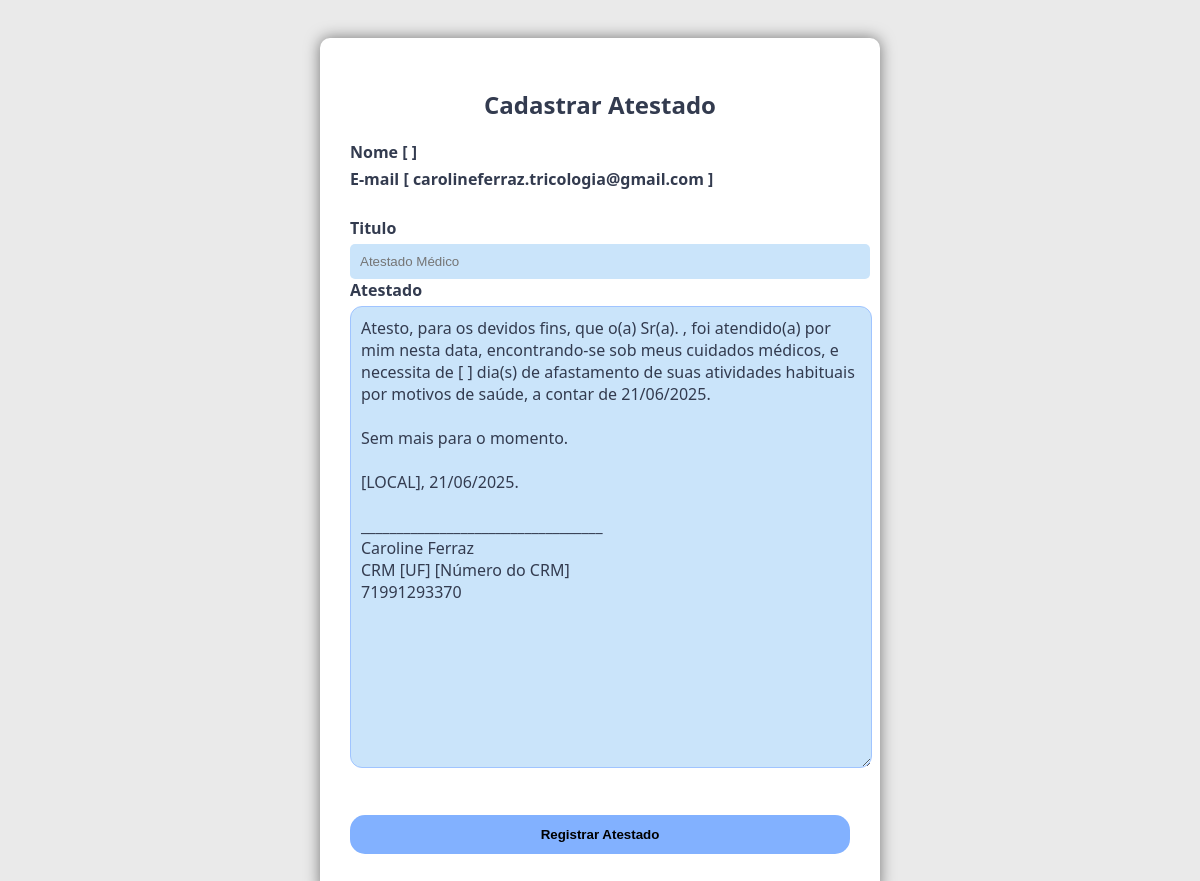
/painel/atestado_criar.php?email=carolineferraz.tricologia@gmail.com (signed in), run on an earlier commit of the app's database.
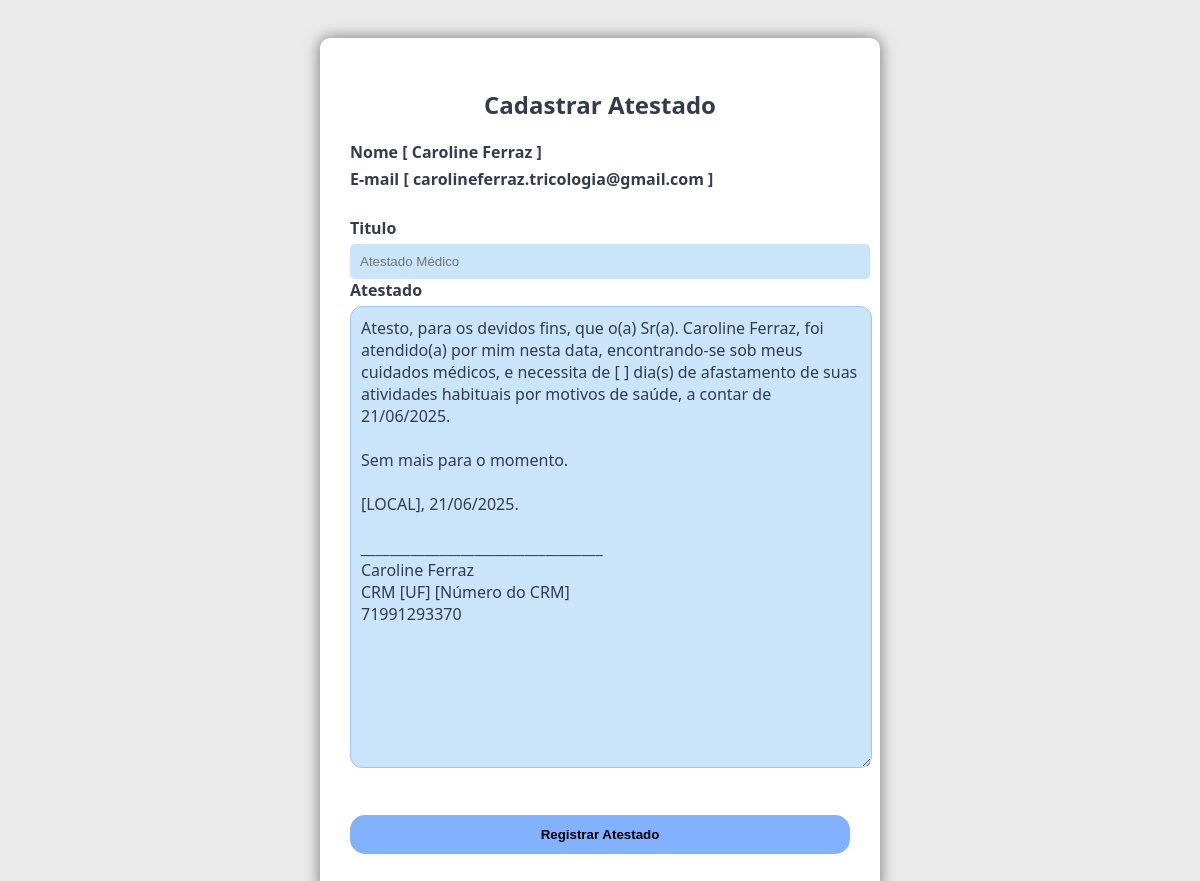
And on a later commit of the database.
### tables this page shows
CREATE TABLE `configuracoes` (
  `id` int(11) NOT NULL,
  `token_emp` varchar(50) DEFAULT NULL,
  `config_empresa` varchar(30) DEFAULT NULL,
  `config_email` varchar(35) DEFAULT NULL,
  `config_telefone` varchar(18) DEFAULT NULL,
  `config_cnpj` varchar(18) DEFAULT NULL,
  `config_limitedia` int(5) DEFAULT NULL,
  `config_limitepax` int(5) DEFAULT NULL,
  `config_endereco` mediumtext DEFAULT NULL,
  `config_msg_confirmacao` mediumtext DEFAULT NULL,
  `config_msg_cancelamento` mediumtext DEFAULT NULL,
  `config_msg_finalizar` mediumtext DEFAULT NULL,
  `config_msg_lembrete` mediumtext DEFAULT NULL,
  `config_msg_aniversario` mediumtext DEFAULT NULL,
  `atendimento_hora_comeco` time(6) DEFAULT NULL,
  `atendimento_hora_fim` time(6) DEFAULT NULL,
  `atendimento_hora_intervalo` int(3) DEFAULT NULL,
  `atendimento_dia_max` date DEFAULT NULL,
  `config_dia_segunda` int(1) DEFAULT NULL,
  `config_dia_terca` int(1) DEFAULT NULL,
  `config_dia_quarta` int(1) DEFAULT NULL,
  `config_dia_quinta` int(1) DEFAULT NULL,
  `config_dia_sexta` int(1) DEFAULT NULL,
  `config_dia_sabado` int(1) DEFAULT NULL,
  `config_dia_domingo` int(1) DEFAULT NULL,
  `envio_whatsapp` varchar(15) DEFAULT NULL,
  `envio_email` varchar(15) DEFAULT NULL,
  `is_segunda` int(1) NOT NULL DEFAULT 0,
  `is_terca` int(1) NOT NULL DEFAULT 0,
  `is_quarta` int(1) NOT NULL DEFAULT 0,
  `is_quinta` int(1) NOT NULL DEFAULT 0,
  `is_sexta` int(1) NOT NULL DEFAULT 0,
  `is_sabado` int(1) NOT NULL DEFAULT 0,
  `is_domingo` int(1) NOT NULL DEFAULT 0,
  `lembrete_auto_time` time NOT NULL DEFAULT '09:00:00'
);

CREATE TABLE `painel_users` (
  `id` int(11) NOT NULL,
  `token_emp` text NOT NULL,
  `email` varchar(50) NOT NULL,
  `dados_painel_users` text NOT NULL,
  `tipo` varchar(15) DEFAULT NULL,
  `senha` varchar(50) NOT NULL,
  `token` varchar(35) NOT NULL,
  `codigo` int(8) NOT NULL,
  `tentativas` int(2) NOT NULL,
  `origem` varchar(50) DEFAULT NULL,
  `tema_painel` varchar(10) NOT NULL DEFAULT 'colorido'
);

### painel/verifica_login.php (called while the page is built, shortened)
<?php
$css_path = "css/style_colorido.css";
foreach ($conexao->query("SELECT * FROM configuracoes WHERE token_emp = '{$_SESSION['token_emp']}'") as $row) {
    $config_empresa = $row['config_empresa'];
    $config_telefone = $row['config_telefone'];
}

### config/database.php (called while the page is built, shortened)
<?php
$local_configuracao = 'Casa';
$config_host = 'localhost';
if($local_configuracao == 'Casa'){
$config_db = 'app_carolineferraz';
$config_user = 'root';
$config_password = '';
}else{
$config_db = 'u826189016_tricologia';
$config_user = 'u826189016_tricologia';
$config_password = 'Much@ch0';
}
$chave = 'Accor@123';
$metodo = 'AES-256-CBC';
$iv = '8246508246508246';
$hoje = date('Y-m-d');
$config_dsn = "mysql:host=$config_host;dbname=$config_db";
try {
    $conexao = new PDO($config_dsn, $config_user, $config_password);
    $conexao->setAttribute(PDO::ATTR_ERRMODE, PDO::ERRMODE_EXCEPTION);
} catch (PDOException $e) {
    echo $e->getMessage();
}
foreach ($conexao->query("SELECT * FROM configuracoes WHERE id = '-2'") as $row) {
    $config_empresa = $row['config_empresa'];
    $config_telefone = $row['config_telefone'];
}
?>

### painel/atestado_criar.php (the view, shortened to what this page needs)
<?php
require('../config/database.php');
require('verifica_login.php');
$doc_email = isset($conn_msqli) ? mysqli_real_escape_string($conn_msqli, $_GET['email'] ?? NULL) : NULL;
$stmt_painel = $conexao->prepare("SELECT dados_painel_users, email FROM painel_users WHERE CONCAT(';', token_emp, ';') LIKE ? AND email = ?");
$stmt_painel->execute(['%;'.$_SESSION['token_emp'].';%', $doc_email]);
$painel = $stmt_painel->fetch(PDO::FETCH_ASSOC);
$dados_painel_users = $painel['dados_painel_users'];
$dados = base64_decode($dados_painel_users);
$dados_decifrados = openssl_decrypt($dados, $metodo, $chave, 0, $iv);
$dados_array = explode(';', $dados_decifrados);
$nome = $dados_array[0];
$hoje = date('d/m/Y', strtotime($hoje));
$conteudo = "Atesto, para os devidos fins, que o(a) Sr(a). $nome, foi atendido(a) por mim nesta data, encontrando-se sob meus cuidados médicos, e necessita de [ ] dia(s) de afastamento de suas atividades habituais por motivos de saúde, a contar de $hoje.
Sem mais para o momento.
[LOCAL], $hoje.
__________________________________
$config_empresa
CRM [UF] [Número do CRM]
$config_telefone
";
?>
<!DOCTYPE html>
<html lang="pt-br">
<head>
    <link rel="stylesheet" href="<?php echo $css_path ?>">
</head>
<body>
    <form class="form" action="acao.php" method="POST" onsubmit="exibirPopup()">
        <div class="card">
            <div class="card-top">
                <h2>Cadastrar Atestado</h2>
            </div>
            <div class="card-group">
            <label>Nome [ <?php echo $nome ?> ]</label>
            <label>E-mail [ <?php echo $doc_email ?> ]</label>
            <br>
            <label>Titulo</label>
            <input type="text" minlength="5" maxlength="50" name="titulo" placeholder="Atestado Médico" required>
            <label>Atestado</label>
            <textarea class="textarea-custom" name="conteudo" rows="20" cols="40" required><?php echo htmlspecialchars(str_replace(["\\r", "\\n"], ["", "\n"], $conteudo)); ?></textarea><br><br>
            <div class="card-group-red btn"><button type="submit">Registrar Atestado</button></div>
            </div>
        </div>
    </form>
</body>
</html>

What changed in the data, as far as the page shows it:
no longer on this page (row edited): configuracoes: conteudo "Atesto, para os devidos fins, que o(a) Sr(a). , foi atendido(a) por mim nesta data, encontrando-se sob meus cuidados médicos, e necessita de [ ] dia(s) de afastamento de suas atividades habituais por motivos de saúde, a contar de 21/06/2025. Sem mais para o momento. [LOCAL], 21/06/2025. __________________________________ Caroline Ferraz CRM [UF] [Número do CRM] 71991293370"
now on this page (row edited): painel_users: dados_painel_users.config_empresa "Caroline Ferraz", conteudo "Atesto, para os devidos fins, que o(a) Sr(a). Caroline Ferraz, foi atendido(a) por mim nesta data, encontrando-se sob meus cuidados médicos, e necessita de [ ] dia(s) de afastamento de suas atividades habituais por motivos de saúde, a contar de 21/06/2025. Sem mais para o momento. [LOCAL], 21/06/2025. __________________________________ Caroline Ferraz CRM [UF] [Número do CRM] 71991293370"
